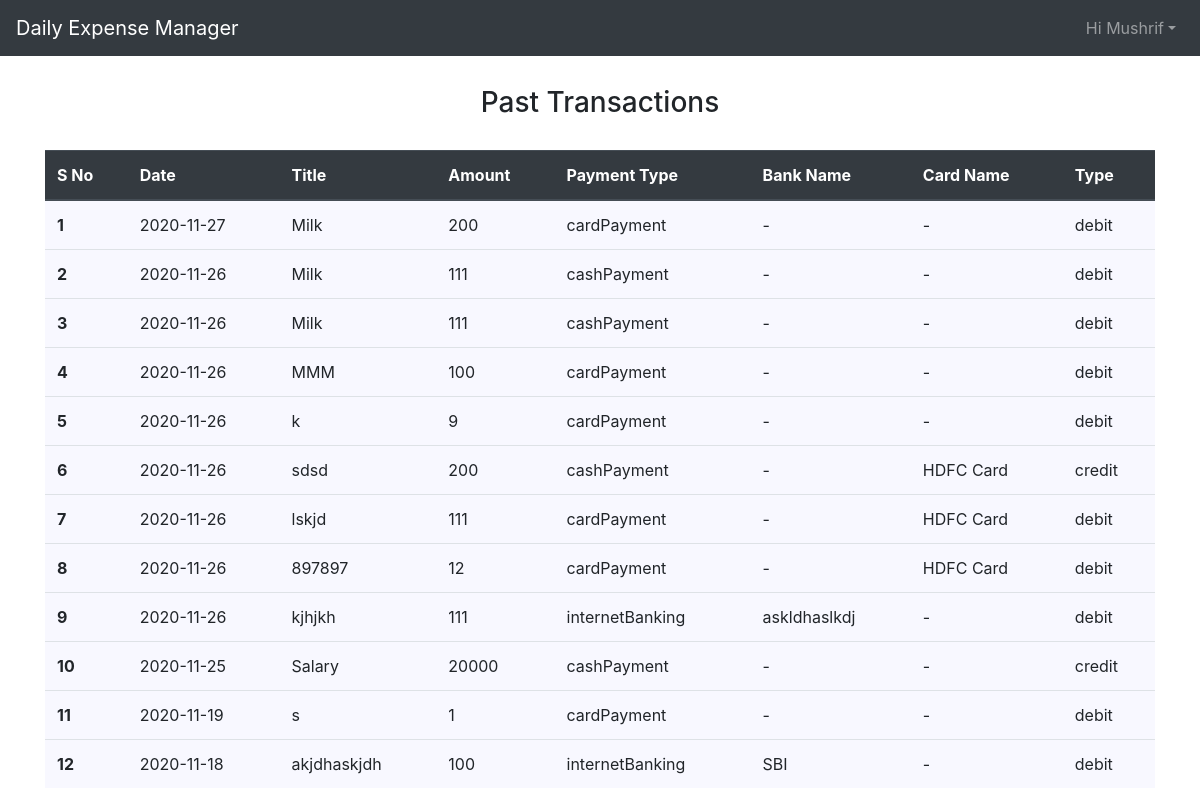
The app's page /view_all.php (signed in), older data.
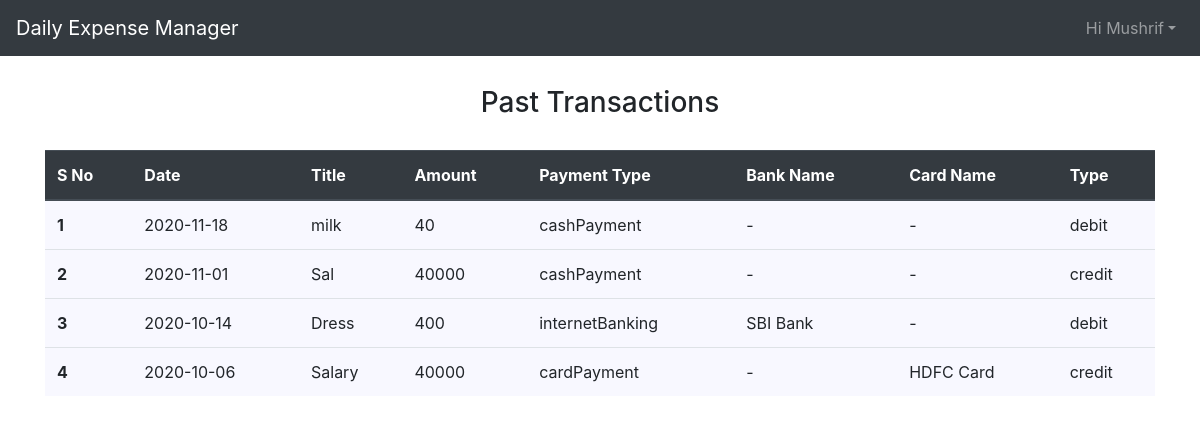
The same page, newer data.
### tables this page shows
CREATE TABLE `expense` (
  `eid` int(11) NOT NULL,
  `uid` int(11) DEFAULT NULL,
  `amount` float DEFAULT NULL,
  `title` varchar(255) DEFAULT NULL,
  `payment_type` varchar(255) DEFAULT NULL,
  `type` varchar(255) DEFAULT NULL,
  `date` date DEFAULT NULL,
  `bank` varchar(255) DEFAULT NULL,
  `card_id` int(11) DEFAULT NULL
);

CREATE TABLE `card` (
  `card_id` int(11) NOT NULL,
  `card_name` varchar(255) DEFAULT NULL,
  `uid` int(11) DEFAULT NULL
);

### view_all.php (the view, shortened to what this page needs)
<?php
    $emailID = $_SESSION['emailID'];
    $db = mysqli_connect('localhost', 'newroot', '12345', 'expmgr') or die('unable to estabilish connection with database');
    $result = mysqli_query($db, "SELECT uid FROM user WHERE email='$emailID'") or die('unable to retrieve uid');
    $row = mysqli_fetch_assoc($result);
    $uid = $row['uid'];
?>
<!DOCTYPE html>
<html>
    <head>
        <link rel="stylesheet" href="https://stackpath.bootstrapcdn.com/bootstrap/4.5.2/css/bootstrap.min.css">
        <link rel="stylesheet" href="https://maxcdn.bootstrapcdn.com/font-awesome/4.7.0/css/font-awesome.min.css">
        <link rel="stylesheet" href="view_all.css" />
    </head>
    <body>
        <nav class="navbar navbar-expand-md navbar-dark bg-dark">
            <a href="dashboard.php" class="navbar-brand">Daily Expense Manager</a>
            <div id="navbarCollapse" class="collapse navbar-collapse">
              <ul class="nav navbar-nav ml-auto">
                <li class="nav-item dropdown">
                  <a href="#" class="nav-link dropdown-toggle" data-toggle="dropdown">Hi <?php print($_SESSION['username']); ?></a>
                </li>
              </ul>
            </div>
        </nav>
        <h3 class="heading">Past Transactions</h3>
        <div class="container">
        <table class="table table-hover table-section">
            <thead class="thead-dark">
              <tr>
                <th scope="col">S No</th>
                <th scope="col">Date</th>
                <th scope="col">Title</th>
                <th scope="col">Amount</th>
                <th scope="col">Payment Type</th>
                <th scope="col">Bank Name</th>
                <th scope="col">Card Name</th>
                <th scope="col">Type</th>
              </tr>
            </thead>
            <tbody>
            <?php
                $results = mysqli_query($db, "SELECT title, date, amount, payment_type, bank, card_id, type FROM expense WHERE uid=$uid ORDER BY date DESC");
                $i = 1;
                while ($rows = mysqli_fetch_assoc($results)) {
                ?>
                  <tr>
                    <th scope="row"><?php print($i); ?></th>
                    <td><?php print($rows['date']); ?></td>
                    <td><?php print($rows['title']); ?></td>
                    <td><?php print($rows['amount']); ?></td>
                    <td><?php print($rows['payment_type']); ?></td>
                    <td><?php if($rows['bank'] == NULL) {print("-");}
                                else {
                                    print($rows['bank']);
                                }?>
                    <td><?php if($rows['card_id'] == NULL) {print("-");}
                                else {
                                    $cardID = (int)$rows['card_id'];
                                    $cardTable = mysqli_query($db, "SELECT card_name FROM card WHERE card_id = $cardID and uid=$uid");
                                    $cardName = mysqli_fetch_assoc($cardTable);
                                    print($cardName['card_name']);
                                }?>
                    <td><?php print($rows['type']); ?></td>
                  </tr>
                <?php $i += 1;
                } ?>
            </tbody>
        </table>
        </div>
    </body>
</html>

### view_all.css (style rules this page uses)
.heading { margin: 10px; padding: 20px; text-align: center; }
.table-section { background-color: ghostwhite; }

Row changes from the older to the newer data that the page shows:
removed expense: date "2020-11-27", title "Milk", amount "200", payment_type "cardPayment", type "debit"
removed expense: date "2020-11-26", title "Milk", amount "111", payment_type "cashPayment", type "debit"
removed expense: date "2020-11-26", title "Milk", amount "111", payment_type "cashPayment", type "debit"
removed expense: date "2020-11-26", title "MMM", amount "100", payment_type "cardPayment", type "debit"
removed expense: date "2020-11-26", title "k", amount "9", payment_type "cardPayment", type "debit"
removed expense: date "2020-11-26", title "sdsd", amount "200", payment_type "cashPayment", card.card_name "HDFC Card", type "credit"
removed expense: date "2020-11-26", title "lskjd", amount "111", payment_type "cardPayment", card.card_name "HDFC Card", type "debit"
removed expense: date "2020-11-26", title "897897", amount "12", payment_type "cardPayment", card.card_name "HDFC Card", type "debit"
removed expense: date "2020-11-26", title "kjhjkh", amount "111", payment_type "internetBanking", bank "askldhaslkdj", type "debit"
removed expense: date "2020-11-25", title "Salary", amount "20000", payment_type "cashPayment", type "credit"
removed expense: date "2020-11-19", title "s", amount "1", payment_type "cardPayment", type "debit"
removed expense: date "2020-11-18", title "akjdhaskjdh", amount "100", payment_type "internetBanking", bank "SBI", type "debit"
added expense: date "2020-11-18", title "milk", amount "40", payment_type "cashPayment", type "debit"
added expense: date "2020-11-01", title "Sal", amount "40000", payment_type "cashPayment", type "credit"
added expense: date "2020-10-14", title "Dress", amount "400", payment_type "internetBanking", bank "SBI Bank", type "debit"
added expense: date "2020-10-06", title "Salary", amount "40000", payment_type "cardPayment", card.card_name "HDFC Card", type "credit"
